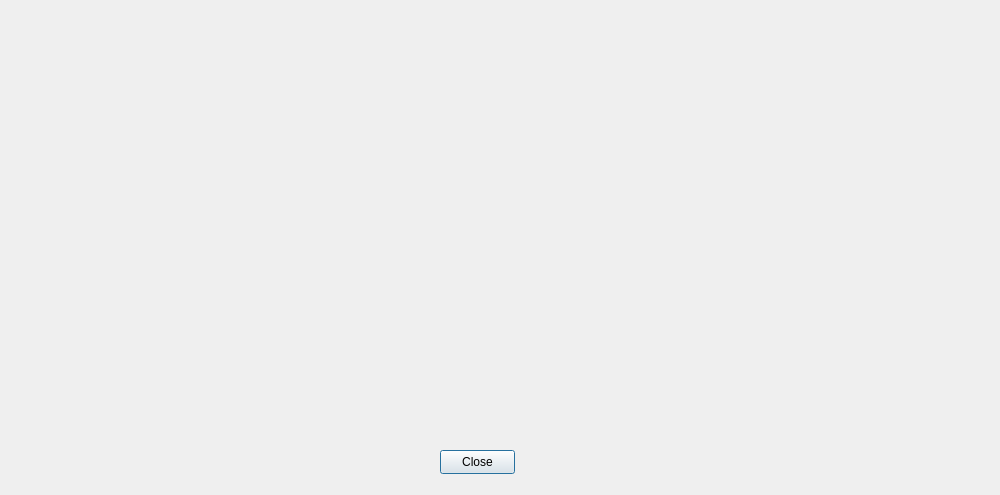
<?xml version="1.0" encoding="UTF-8"?>
<ui version="4.0">
 <class>List_Dialog</class>
 <widget class="QDialog" name="List_Dialog">
  <property name="geometry">
   <rect>
    <x>0</x>
    <y>0</y>
    <width>1000</width>
    <height>495</height>
   </rect>
  </property>
  <property name="windowTitle">
   <string>Dialog</string>
  </property>
  <widget class="QPushButton" name="pushButton_Close">
   <property name="geometry">
    <rect>
     <x>440</x>
     <y>450</y>
     <width>75</width>
     <height>24</height>
    </rect>
   </property>
   <property name="text">
    <string>Close</string>
   </property>
  </widget>
 </widget>
 <resources/>
 <connections/>
</ui>
